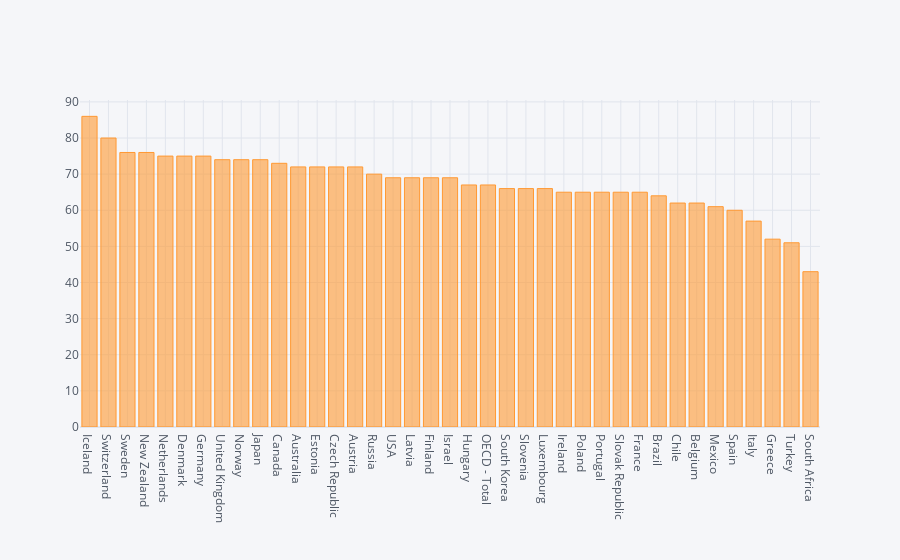

The notebook cell this image was saved under:
### Code cell
df.set_index('Country')['Employment rate as pct'].sort_values(ascending=False).iplot(kind='bar')

### Figure 1 — Plotly figure (JSON) as saved in the notebook; plotly's stock layout.template omitted (floating-point values rounded to 4 significant figures)
{"data": [{"marker": {"color": "rgba(255, 153, 51, 0.6)", "line": {"color": "rgba(255, 153, 51, 1.0)", "width": 1}}, "name": "Employment rate as pct", "orientation": "v", "text": "", "type": "bar", "x": ["Iceland", "Switzerland", "Sweden", "New Zealand", "Netherlands", "Denmark", "Germany", "United Kingdom", "Norway", "Japan", "Canada", "Australia", "Estonia", "Czech Republic", "Austria", "Russia", "USA", "Latvia", "Finland", "Israel", "Hungary", "OECD - Total", "South Korea", "Slovenia", "Luxembourg", "Ireland", "Poland", "Portugal", "Slovak Republic", "France", "Brazil", "Chile", "Belgium", "Mexico", "Spain", "Italy", "Greece", "Turkey", "South Africa"], "y": [86, 80, 76, 76, 75, 75, 75, 74, 74, 74, 73, 72, 72, 72, 72, 70, 69, 69, 69, 69, 67, 67, 66, 66, 66, 65, 65, 65, 65, 65, 64, 62, 62, 61, 60, 57, 52, 51, 43]}], "layout": {"legend": {"bgcolor": "#F5F6F9", "font": {"color": "#4D5663"}}, "paper_bgcolor": "#F5F6F9", "plot_bgcolor": "#F5F6F9", "title": {"font": {"color": "#4D5663"}}, "xaxis": {"gridcolor": "#E1E5ED", "showgrid": true, "tickfont": {"color": "#4D5663"}, "title": {"font": {"color": "#4D5663"}, "text": ""}, "zerolinecolor": "#E1E5ED"}, "yaxis": {"gridcolor": "#E1E5ED", "showgrid": true, "tickfont": {"color": "#4D5663"}, "title": {"font": {"color": "#4D5663"}, "text": ""}, "zerolinecolor": "#E1E5ED"}}}
